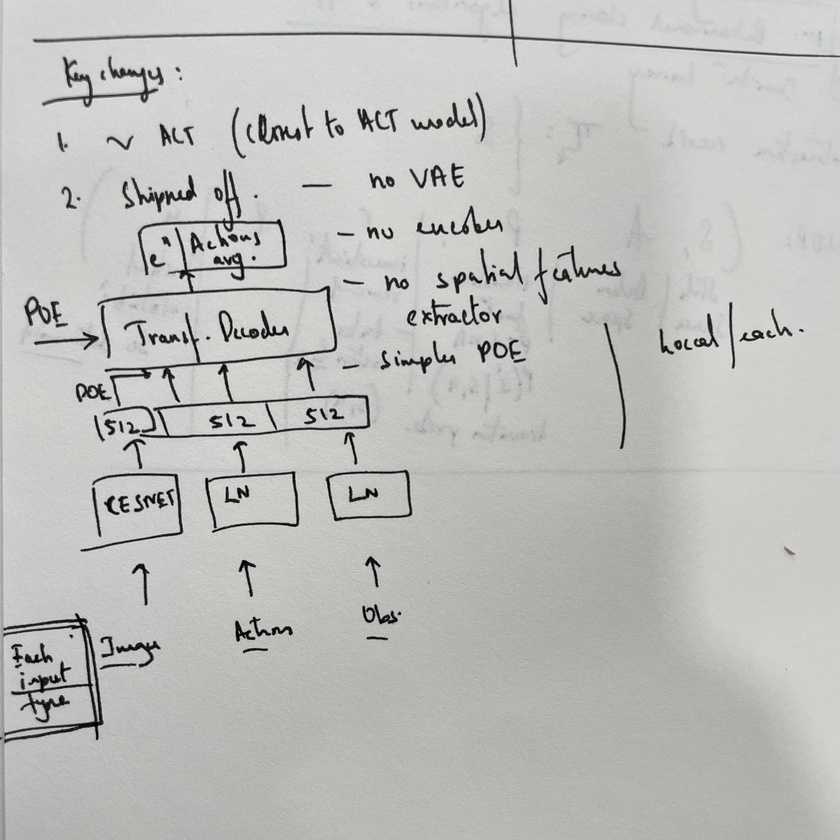
#> input picture DoT.jpg, 840 x 840 px, shrunk from 2999 x 2998 before the run
$ python spatial_softmax_demo.py   (older library calls are emulated)
#> lines starting #> are read from the running program, lines starting #| are printed output that depends on the picture
import numpy as np
import matplotlib.pyplot as plt
import cv2
from scipy.special import softmax

def spatial_softmax(feature_map, temperature=1.0):
    """
    Apply spatial softmax to a 2D feature map.

    Args:
        feature_map: 2D numpy array (H, W) or (H, W, C)
        temperature: Temperature parameter for softmax (higher = sharper distribution)

    Returns:
        Softmaxed feature map with same shape as input
    """
    if len(feature_map.shape) == 3:
        # Handle multi-channel case
        H, W, C = feature_map.shape
        feature_map_reshaped = feature_map.reshape(-1, C)
        softmaxed = softmax(feature_map_reshaped / temperature, axis=0)
        return softmaxed.reshape(H, W, C)
    else:
        # Handle single-channel case
        H, W = feature_map.shape
        feature_map_reshaped = feature_map.reshape(-1)
        softmaxed = softmax(feature_map_reshaped / temperature)
        return softmaxed.reshape(H, W)

def create_sample_feature_map(image, feature_type='gradient'):
    """
    Create a sample feature map from an image.

    Args:
        image: Input image
        feature_type: Type of feature to extract ('gradient', 'intensity', 'random')

    Returns:
        Feature map as numpy array
    """
    if feature_type == 'gradient':
        # Compute gradient magnitude
        gray = cv2.cvtColor(image, cv2.COLOR_BGR2GRAY) if len(image.shape) == 3 else image
        grad_x = cv2.Sobel(gray, cv2.CV_64F, 1, 0, ksize=3)
        grad_y = cv2.Sobel(gray, cv2.CV_64F, 0, 1, ksize=3)
        feature_map = np.sqrt(grad_x**2 + grad_y**2)
        return feature_map

    elif feature_type == 'intensity':
        # Use image intensity
        gray = cv2.cvtColor(image, cv2.COLOR_BGR2GRAY) if len(image.shape) == 3 else image
        return gray.astype(np.float64)

    elif feature_type == 'random':
        # Generate random feature map
        H, W = image.shape[:2]
        return np.random.randn(H, W) * 10

    else:
        raise ValueError(f"Unknown feature type: {feature_type}")

def visualize_spatial_softmax(image_path, temperature=1.0):
    """
    Visualize the effect of spatial softmax on different feature maps.

    Args:
        image_path: Path to input image
        temperature: Temperature parameter for softmax
    """
#> called with image_path = 'DoT.jpg', temperature = 0.5
    # Load image
    image = cv2.imread(image_path)
#> image is the input picture: shape (840, 840, 3); mean B, G, R 187, 190.1, 189.7
    if image is None:
        print(f"Error: Could not load image from {image_path}")
        return

    # Convert BGR to RGB for matplotlib
    image_rgb = cv2.cvtColor(image, cv2.COLOR_BGR2RGB)

    # Create different feature maps
    feature_types = ['gradient', 'intensity', 'random']

    fig, axes = plt.subplots(2, len(feature_types), figsize=(15, 10))
    fig.suptitle(f'Spatial Softmax Demo (Temperature = {temperature})', fontsize=16)

    for i, feature_type in enumerate(feature_types):
        # Create feature map
        feature_map = create_sample_feature_map(image, feature_type)

        # Apply spatial softmax
        softmaxed_map = spatial_softmax(feature_map, temperature)

        # Plot original feature map
        axes[0, i].imshow(feature_map, cmap='viridis')
        axes[0, i].set_title(f'Original {feature_type.capitalize()}')
        axes[0, i].axis('off')

        # Plot softmaxed feature map
        axes[1, i].imshow(softmaxed_map, cmap='viridis')
        axes[1, i].set_title(f'Softmaxed {feature_type.capitalize()}')
        axes[1, i].axis('off')

        # Add colorbar
        plt.colorbar(axes[1, i].images[0], ax=axes[1, i], fraction=0.046, pad=0.04)
#> this loop made 3 passes
#> pass 1, in create_sample_feature_map, `grad_x = cv2.Sobel(gray, cv2.CV_64F, 1, 0, ksize=3)`:
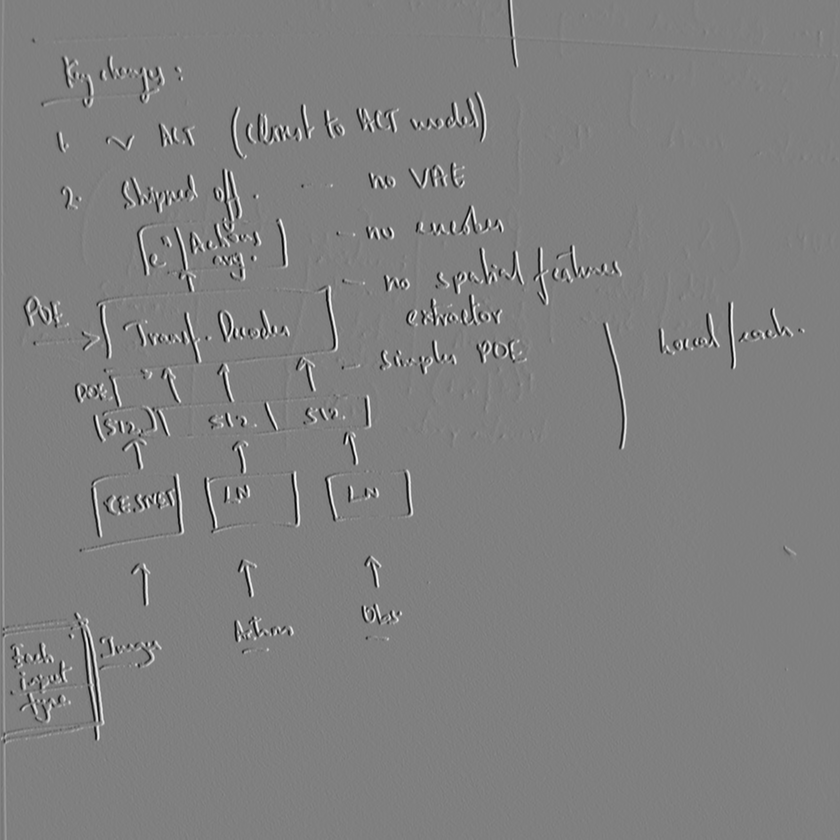
#> grad_x: shape (840, 840) float64; min -846, max 840, mean 0.3; drawn with min black and max white
#> pass 1, in create_sample_feature_map, `grad_y = cv2.Sobel(gray, cv2.CV_64F, 0, 1, ksize=3)`:
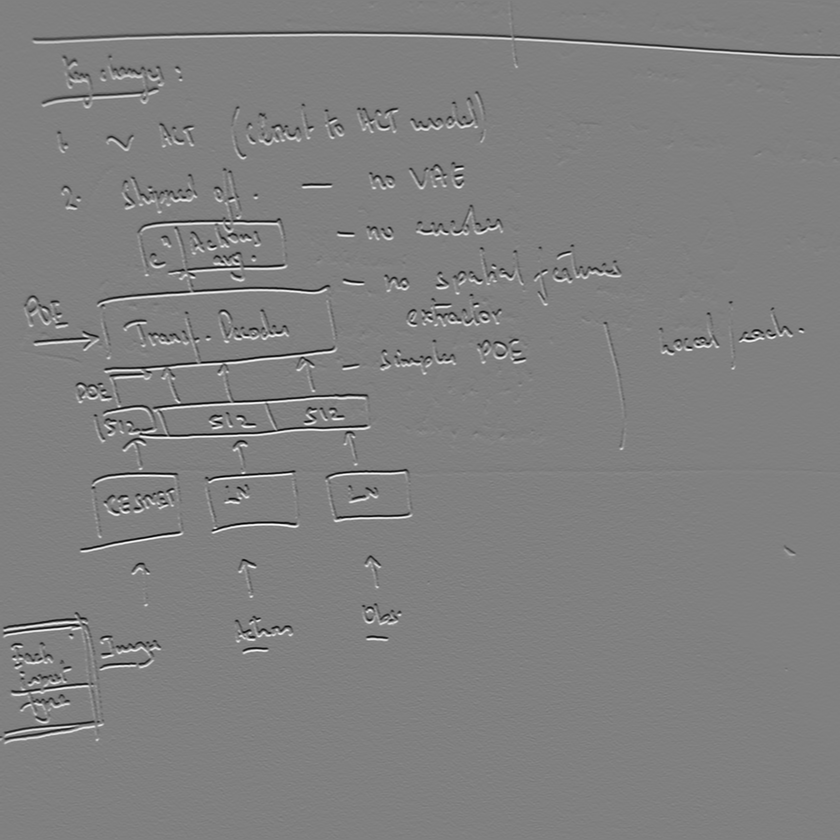
#> grad_y: shape (840, 840) float64; min -849, max 837, mean -0.3; drawn with min black and max white
#> pass 1, in create_sample_feature_map, `feature_map = np.sqrt(grad_x**2 + grad_y**2)`:
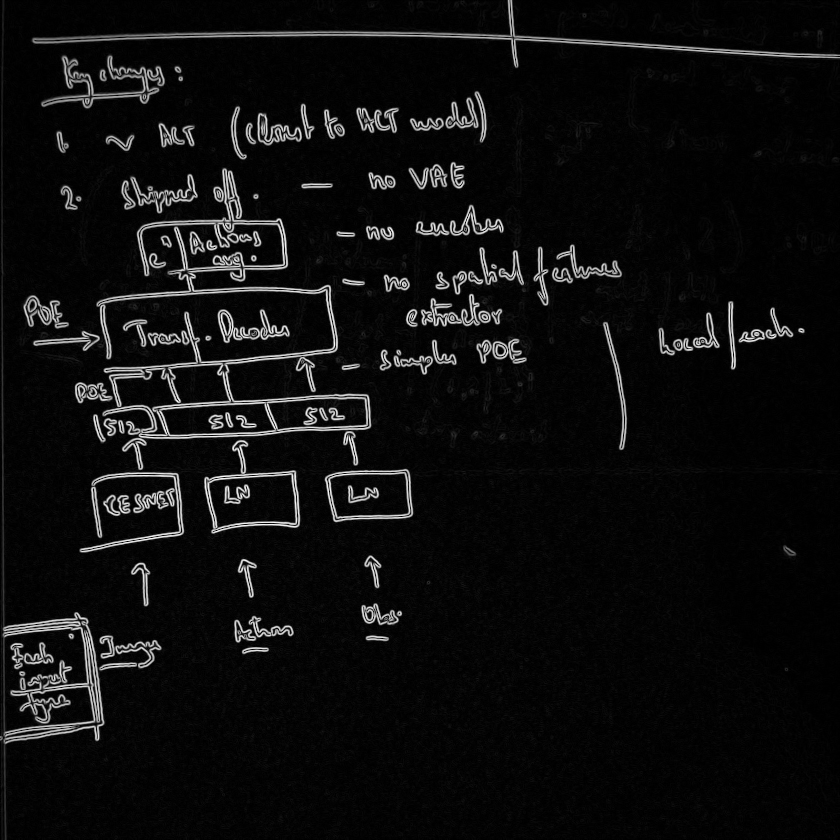
#> feature_map: shape (840, 840) float64; min 0, max 859.3, mean 48.8; drawn with min black and max white
#> after the loop:
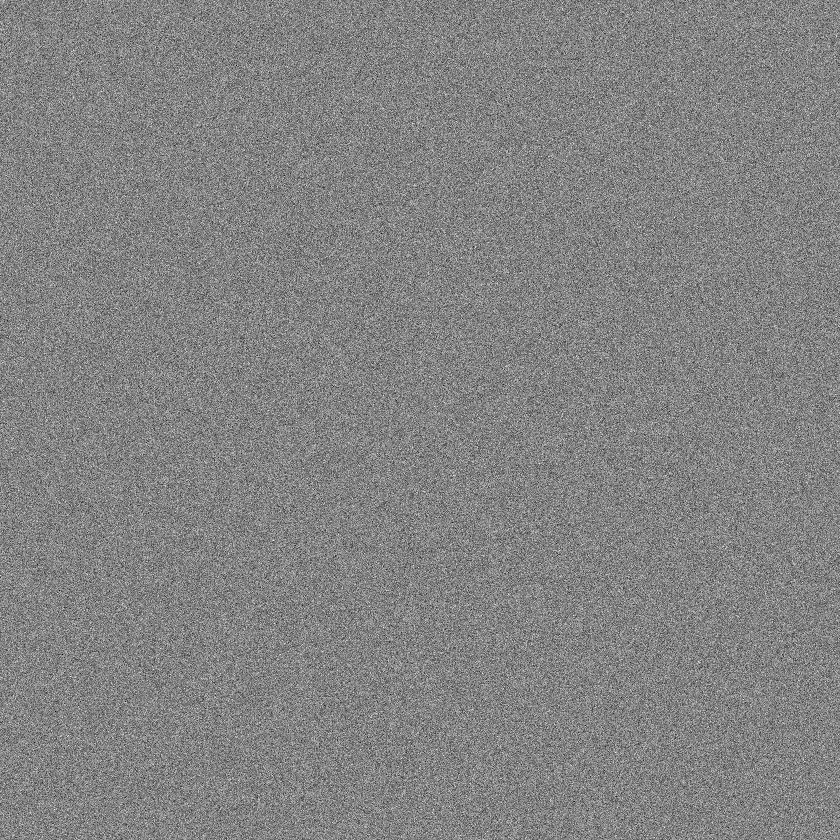
#> feature_map: shape (840, 840) float64; min -50.02, max 47.17, mean 0; drawn with min black and max white

    plt.tight_layout()
    plt.show()
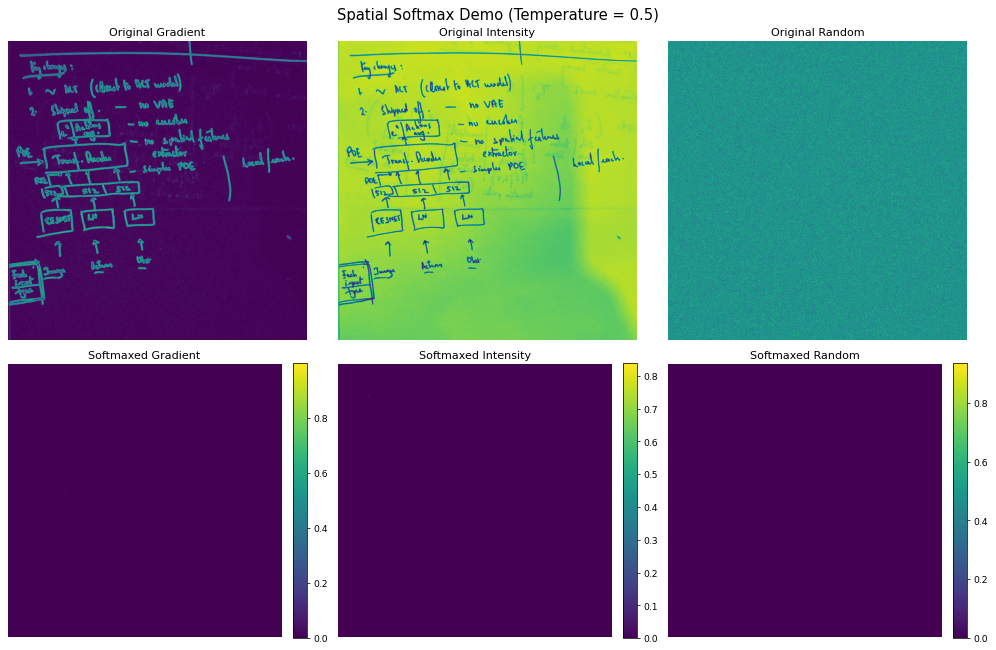
#> figure drawn by matplotlib, 9 panels

    # Print some statistics
    print(f"\nFeature Map Statistics (Temperature = {temperature}):")
    for feature_type in feature_types:
        feature_map = create_sample_feature_map(image, feature_type)
        softmaxed_map = spatial_softmax(feature_map, temperature)

        print(f"\n{feature_type.capitalize()}:")
        print(f"  Original - Min: {feature_map.min():.4f}, Max: {feature_map.max():.4f}")
        print(f"  Softmaxed - Min: {softmaxed_map.min():.4f}, Max: {softmaxed_map.max():.4f}")
        print(f"  Softmaxed - Sum: {softmaxed_map.sum():.4f}")
#> this loop made 3 passes
#|   Original - Min: 0.0000, Max: 859.3404
#|   Softmaxed - Min: 0.0000, Max: 1.0000
#|   Softmaxed - Sum: 1.0000
#|   Original - Min: 0.0000, Max: 233.0000
#|   Softmaxed - Min: 0.0000, Max: 0.8389
#|   Softmaxed - Sum: 1.0000
#|   Original - Min: -48.2094, Max: 47.9647
#|   Softmaxed - Min: 0.0000, Max: 0.8734
#|   Softmaxed - Sum: 1.0000
#> pass 3, in visualize_spatial_softmax, `feature_map = create_sample_feature_map(image, feature_type)`:
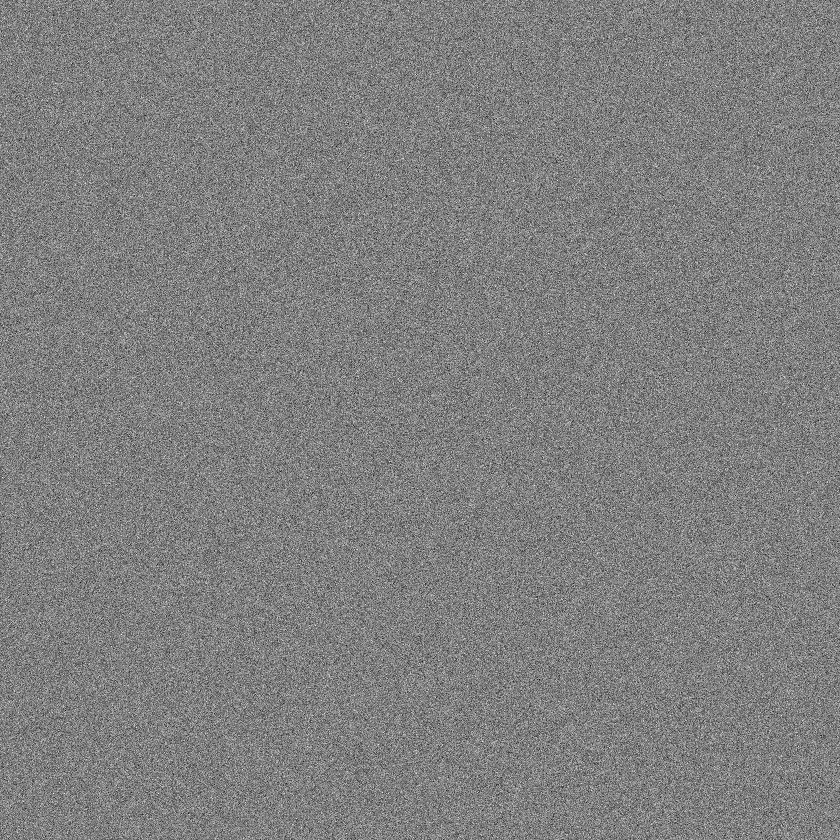
#> feature_map: shape (840, 840) float64; min -48.21, max 47.96, mean 0; drawn with min black and max white

def interactive_spatial_softmax(image_path):
    """
    Interactive demonstration with adjustable temperature.
    """
#> called with image_path = 'DoT.jpg'
    import matplotlib.widgets as widgets

    # Load image
    image = cv2.imread(image_path)
    if image is None:
        print(f"Error: Could not load image from {image_path}")
        return

    image_rgb = cv2.cvtColor(image, cv2.COLOR_BGR2RGB)

    # Create figure and subplots
    fig, (ax1, ax2) = plt.subplots(1, 2, figsize=(12, 6))
    fig.suptitle('Interactive Spatial Softmax Demo', fontsize=16)

    # Create feature map
    feature_map = create_sample_feature_map(image, 'gradient')

    # Initial plots
    im1 = ax1.imshow(feature_map, cmap='viridis')
    ax1.set_title('Original Feature Map (Gradient)')
    ax1.axis('off')

    im2 = ax2.imshow(spatial_softmax(feature_map, 1.0), cmap='viridis')
    ax2.set_title('Softmaxed Feature Map')
    ax2.axis('off')

    # Add colorbar
    cbar = plt.colorbar(im2, ax=ax2, fraction=0.046, pad=0.04)

    # Add slider for temperature
    ax_slider = plt.axes([0.2, 0.02, 0.6, 0.03])
    slider = widgets.Slider(ax_slider, 'Temperature', 0.1, 5.0, valinit=1.0)

    def update(val):
        temperature = slider.val
        softmaxed = spatial_softmax(feature_map, temperature)
        im2.set_array(softmaxed)
        ax2.set_title(f'Softmaxed Feature Map (T={temperature:.2f})')
        fig.canvas.draw_idle()

    slider.on_changed(update)

    plt.tight_layout()
    plt.show()
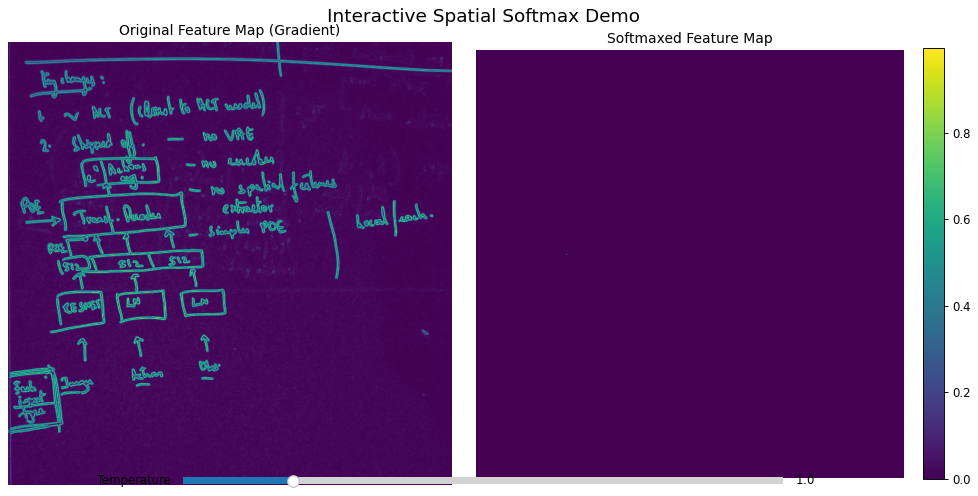
#> figure drawn by matplotlib, 4 panels

if __name__ == "__main__":
    # Path to the sample image
    image_path = "DoT.jpg"

    print("Spatial Softmax Function Implementation")
    print("=" * 50)

    # Basic demonstration
    print("\n1. Basic demonstration with different temperatures:")
    for temp in [0.5, 1.0, 2.0]:
        print(f"\nTemperature = {temp}")
        visualize_spatial_softmax(image_path, temp)

    # Interactive demonstration
    print("\n2. Interactive demonstration (adjust temperature with slider):")
    interactive_spatial_softmax(image_path)
